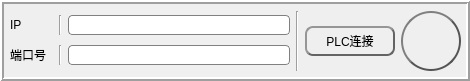
        <widget class="QFrame" name="frame_4">
         <property name="minimumSize">
          <size>
           <width>470</width>
           <height>80</height>
          </size>
         </property>
         <property name="frameShape">
          <enum>QFrame::Box</enum>
         </property>
         <property name="frameShadow">
          <enum>QFrame::Raised</enum>
         </property>
         <property name="lineWidth">
          <number>2</number>
         </property>
         <widget class="QWidget" name="gridLayoutWidget_3">
          <property name="geometry">
           <rect>
            <x>10</x>
            <y>10</y>
            <width>451</width>
            <height>62</height>
           </rect>
          </property>
          <layout class="QGridLayout" name="gridLayout_6">
           <item row="0" column="3">
            <widget class="QPushButton" name="connectOK">
             <property name="enabled">
              <bool>false</bool>
             </property>
             <property name="minimumSize">
              <size>
               <width>60</width>
               <height>60</height>
              </size>
             </property>
             <property name="maximumSize">
              <size>
               <width>40</width>
               <height>16777215</height>
              </size>
             </property>
             <property name="styleSheet">
              <string notr="true">QPushButton {
    color: #333;
    border: 2px solid #555;
    border-radius: 30px;
    border-style: outset;
    background: qradialgradient(
        cx: 0.3, cy: -0.4, fx: 0.3, fy: -0.4,
        radius: 1.35, stop: 0 #fff, stop: 1 #888
        );
    padding: 5px;
    }

QPushButton:hover {
    background: qradialgradient(
        cx: 0.3, cy: -0.4, fx: 0.3, fy: -0.4,
        radius: 1.35, stop: 0 #fff, stop: 1 #bbb
        );
    }

QPushButton:pressed {
    border-style: inset;
    background: qradialgradient(
        cx: 0.4, cy: -0.1, fx: 0.4, fy: -0.1,
        radius: 1.35, stop: 0 #fff, stop: 1 #ddd
        );
    }</string>
             </property>
             <property name="text">
              <string/>
             </property>
            </widget>
           </item>
           <item row="0" column="0">
            <layout class="QGridLayout" name="gridLayout_3">
             <item row="0" column="1">
              <widget class="Line" name="line_2">
               <property name="orientation">
                <enum>Qt::Vertical</enum>
               </property>
              </widget>
             </item>
             <item row="0" column="0">
              <widget class="QLabel" name="label_14">
               <property name="text">
                <string>IP  </string>
               </property>
              </widget>
             </item>
             <item row="1" column="0">
              <widget class="QLabel" name="label_13">
               <property name="text">
                <string>端口号  </string>
               </property>
              </widget>
             </item>
             <item row="1" column="1">
              <widget class="Line" name="line">
               <property name="orientation">
                <enum>Qt::Vertical</enum>
               </property>
              </widget>
             </item>
             <item row="0" column="2">
              <widget class="QLineEdit" name="IP">
               <property name="minimumSize">
                <size>
                 <width>180</width>
                 <height>20</height>
                </size>
               </property>
               <property name="styleSheet">
                <string notr="true">QLineEdit
{
	border: 1px solid gray; /* 边框 */
	border-radius: 4px;     /* 边框圆角 */
	padding: 0 8px;         /* 内容与边框距离 */
	background: white;      /* 背景颜色 */
	selection-background-color: darkgray; /*所选内容的背景颜色*/
}
</string>
               </property>
              </widget>
             </item>
             <item row="1" column="2">
              <widget class="QLineEdit" name="port">
               <property name="minimumSize">
                <size>
                 <width>0</width>
                 <height>20</height>
                </size>
               </property>
               <property name="styleSheet">
                <string notr="true">QLineEdit
{
	border: 1px solid gray; /* 边框 */
	border-radius: 4px;     /* 边框圆角 */
	padding: 0 8px;         /* 内容与边框距离 */
	background: white;      /* 背景颜色 */
	selection-background-color: darkgray; /*所选内容的背景颜色*/
}
</string>
               </property>
              </widget>
             </item>
            </layout>
           </item>
           <item row="0" column="2">
            <widget class="QPushButton" name="connectPLC">
             <property name="sizePolicy">
              <sizepolicy hsizetype="Minimum" vsizetype="Fixed">
               <horstretch>0</horstretch>
               <verstretch>0</verstretch>
              </sizepolicy>
             </property>
             <property name="minimumSize">
              <size>
               <width>90</width>
               <height>30</height>
              </size>
             </property>
             <property name="styleSheet">
              <string notr="true">QPushButton{
	color: rgb(255, 255, 255);
	background-color: rgba(255, 255, 255,0);
	border:2px outset rgb(100, 100, 100);
	border-radius:8px;
  	text-align: center center;
} 

/*鼠标放在按钮上方*/
QPushButton:hover:enabled {
	background-color: rgba(255, 255, 255,150);
	border:2px outset rgba(100, 100, 100,150);
} 

/*鼠标点击按钮*/
QPushButton:pressed:enabled {
	background-color: rgba(255, 255, 255,255);
	border:4px outset rgba(100, 100, 100,255);
}

QPushButton:enabled{ 
	color: rgb(0, 0, 0);
	background-color: rgba(255, 255, 255,0);
	border:2px outset rgb(100, 100, 100);
}

QPushButton:disabled{ 
	color: rgb(150, 150, 150);
	background-color: rgba(150, 150, 150,0);
	border:2px outset rgb(100, 100, 100);
}</string>
             </property>
             <property name="text">
              <string>PLC连接</string>
             </property>
             <property name="icon">
              <iconset>
               <normaloff>image/connect.png</normaloff>image/connect.png</iconset>
             </property>
             <property name="iconSize">
              <size>
               <width>20</width>
               <height>20</height>
              </size>
             </property>
            </widget>
           </item>
           <item row="0" column="1">
            <widget class="Line" name="line_3">
             <property name="orientation">
              <enum>Qt::Vertical</enum>
             </property>
            </widget>
           </item>
          </layout>
         </widget>
        </widget>
